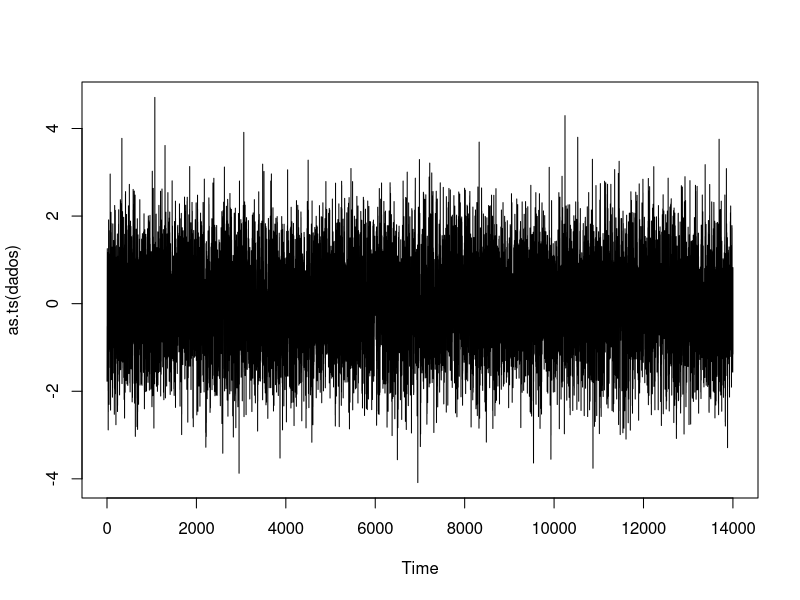

Here is the R script that generated this plot:
## ---- chunk 1
set.seed(123)
calc_AR = function(Y, params){
  sigma2 = params[1]
  n_params = length(params) - 1
  phis = params[2:(n_params+1)]
  n = length(Y)
  ll = rep(0, n)
  
  for(i in (n_params+1):n){
    fun = (phis * Y[(i - n_params):(i-1)]) |> sum()
    ll[i] = dnorm(Y[i], mean = fun, sd = sqrt(sigma2), log = TRUE)
  }
  resultado = -sum(ll)
  return(resultado)
}

calc_MA = function(Y, params){
  n = length(Y)
  n_params = length(params) - 1
  sigma2 = params[1]
  thetas = params[2:(n_params+1)]
  ll = rep(0, n)
  e = rep(0, n)
  
  for(i in (n_params+1):n){
    fun = (e[(i - n_params):(i-1)] * thetas) |> sum()
    e[i] = Y[i] - fun
    ll[i] = dnorm(Y[i], mean = fun, sd = sqrt(sigma2), log = TRUE)
  }
  resultado = -sum(ll)
  return(resultado)
}

calc_ARMA = function(Y, params, order){
    orderAR = order[1]
    orderMA = order[2]
    sigma2 = params[1]
    phis = params[2:(orderAR + 1)]
    thetas = params[(orderAR + 2):(1+orderAR+orderMA)]
    paramsAR = c(sigma2, phis)
    paramsMA = c(sigma2, thetas)
    ll = calc_AR(Y, paramsAR) + calc_MA(Y, paramsMA)
    return(ll)
}
## ---- chunk 2
MA = function(Y, n_params){
  modelo = optim(par = c(1, rep(0.5/n_params, n_params)), fn = calc_MA, Y = Y, method = "L-BFGS-B", lower = c(0, rep(-1, n_params)),
                 upper = c(Inf, rep(1, n_params)))
  
  resultado = list()
  resultado$sigma2 = modelo$par[1]
  resultado$parametros = modelo$par[2:(n_params+1)] |> rev()
  return(resultado)
}

dados = arima.sim(n = 10000, list(ma = c(0.29, -0.2)), sd = 1)

MA(dados, 2)
## ---- chunk 3
AR = function(Y, n_params){
  modelo = optim(par = c(1, rep(0.5/n_params, n_params)), fn = calc_AR, Y = Y, method = "L-BFGS-B", lower = c(0, rep(-1, n_params)),
                 upper = c(Inf, rep(1, n_params)))
  
  
  resultado = list()
  resultado$sigma2 = modelo$par[1]
  resultado$parametros = modelo$par[2:(n_params+1)] |> rev()
  return(resultado)
}

dados = arima.sim(n = 1000, list(ar = c(0.4, -0.1)), sd = 1)

AR(dados, 2) |> print()
arima(dados, c(2,0,0))
## ---- chunk 4
ARMA = function(Y, order){
  orderAR = order[1]
  orderMA = order[2]
  
  modelo = optim(par = c(1, rep(0.1/orderAR, orderAR), rep(0.1/orderMA, orderMA)), fn = calc_ARMA, Y = Y, order = order,
                 method = "L-BFGS-B", lower = c(0, rep(-1, orderMA+orderAR)),
                 upper = c(Inf, rep(1, orderMA+orderAR)))
  
  resultado = list()
  resultado$sigma2 = modelo$par[1]
  resultado$ar = modelo$par[2:(orderAR + 1)] |> rev()
  resultado$ma = modelo$par[(orderAR + 2):(orderMA + orderAR + 1)] |> rev()
  return(resultado)
}

dados = arima.sim(n = 10000, list(ar = c(-0.2, 0.4), ma = (0.9)))
ARMA(dados, c(2,1)) |> print()
arima(dados, order = c(2,0,1))
## ---- chunk 5
gerar_arma = function(n, params, sigma2 = 1){
  phis = params$ar |> rev()
  thetas = c(1, params$ma) |> rev()
  real_n = n + 5000
  e = rnorm(real_n, mean = 0, sd = sigma2)
  y = rep(0, real_n)
  start = max(length(phis), length(thetas))
  
  lphis = length(phis)
  lthetas = length(thetas)
  
  if(phis |> is.null()){phis = 0}
  if(thetas |> is.null()){thetas = 0}
  
  for(i in (start+1):(real_n)){
    y[i] = y[(i - lphis):(i-1)]%*%phis + e[(i - lthetas + 1):(i)]%*%thetas
  }
  return(y[1000:real_n])
}

dados = gerar_arma(n = 10000, params = list(ar = c(-0.1, 0.4), ma = c(0.2, -0.1)))
plot(as.ts(dados))

arima(dados, order = c(2,0,2))
